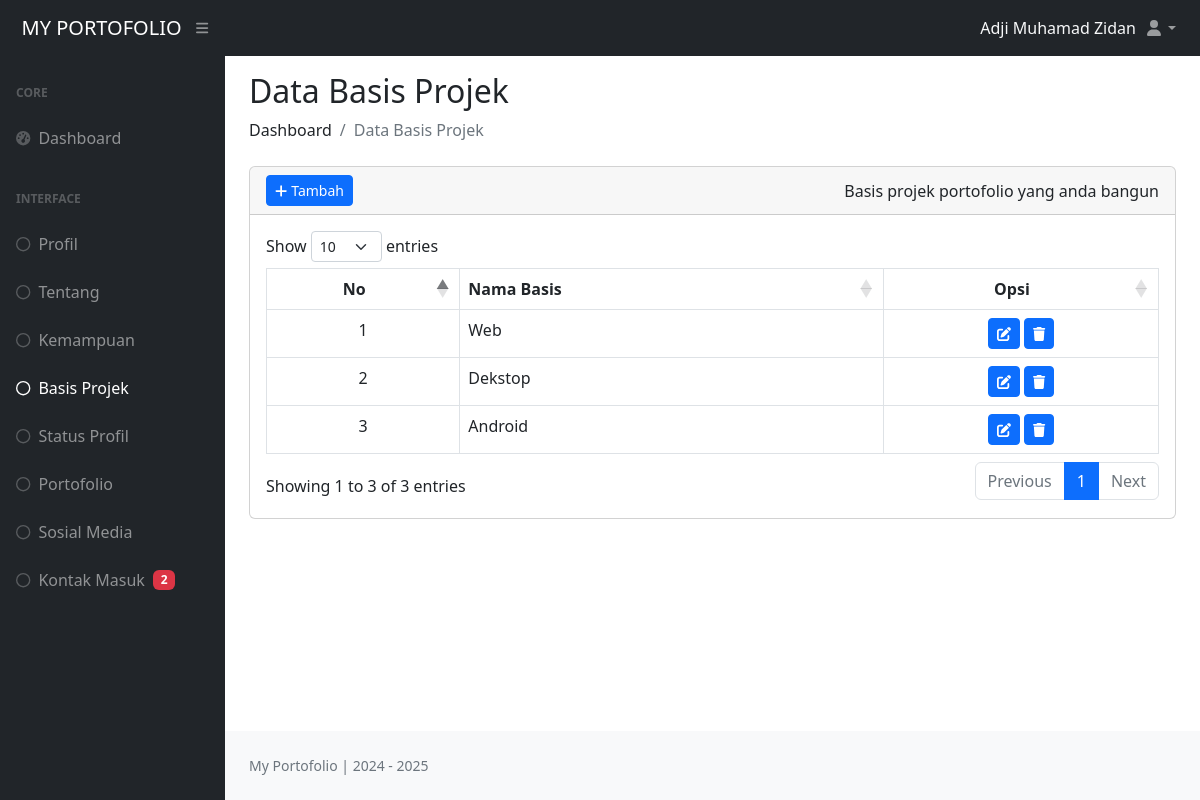
The page /dashboard/index.php?halaman=basis (signed in) on the database its author committed.
### tables this page shows
CREATE TABLE `dt_basisprojek` (
  `id` int(11) NOT NULL,
  `nama_basis` varchar(30) NOT NULL,
  `id_admin` int(11) NOT NULL,
  `created_at` timestamp NOT NULL DEFAULT current_timestamp() ON UPDATE current_timestamp()
);

### dashboard/pages/basis_projek.php (the view, shortened to what this page needs)
<?php
  require 'config/koneksi_db.php';
  $sql = "SELECT * FROM dt_basisprojek";
  $query = mysqli_query($koneksi, $sql);
  $row = [];
  while ($data = mysqli_fetch_assoc($query)) {
    $row[] = $data;
  }
?>
<h2 class="mt-3">Data Basis Projek</h2>
<ol class="breadcrumb mb-4">
  <li class="breadcrumb-item">Dashboard</li>
  <li class="breadcrumb-item active">Data Basis Projek</li>
</ol>
<div class="row">
  <div class="col mb-4">
    <div class="card">
      <div class="card-header">
        <div class="d-flex justify-content-between align-items-center">
          <div class="opsi-tambah">
            <a href="index.php?halaman=tambah_basis" class="btn btn-primary btn-sm text-white"><i class="fas fa-plus me-1"></i>Tambah</a>
          </div>
          <span class="d-none d-md-block">Basis projek portofolio yang anda bangun</span>
        </div>
      </div>
      <div class="card-body table-responsive">
        <table id="tabel_basis" class="table table-bordered">
            <thead>
              <tr>
                <th class="text-center">No</th>
                <th class=" text-nowrap">Nama Basis</th>
                <th class="text-center text-nowrap">Opsi</th>
              </tr>
            </thead>
            <tbody>
              <?php
                $no = 0;
                foreach ($row as $basis) :
                $no++;
              ?>
                <tr>
                  <td class="text-center"><?= $no; ?></td>
                  <td class="text-nowrap"><?= $basis['nama_basis']; ?></td>
                  <td nowrap="nowrap">
                    <center>
                      <a href="index.php?halaman=edit_basis&edit=<?= $basis['id']; ?>" class="btn btn-primary btn-sm text-white btn-sm" title="Ubah data"><i class="fas fa-edit"></i></a>
                      <button type="button" class="btn btn-primary btn-sm text-white btn-sm" data-bs-toggle="modal"
                      data-bs-target="#hapusBasis<?= $basis['id']; ?>" title="Hapus data"><i class="fas fa-trash"></i></button>
                    </center>
                  </td>
                </tr>
              <?php endforeach; ?>
            </tbody>
        </table>
      </div>
    </div>
  </div>
</div>

### rows shown on the page
dt_basisprojek: nama_basis "Web"
dt_basisprojek: nama_basis "Dekstop"
dt_basisprojek: nama_basis "Android"

### other values the page prints
$_SESSION['admin'] "Adji Muhamad Zidan"
$jumlah "2"
